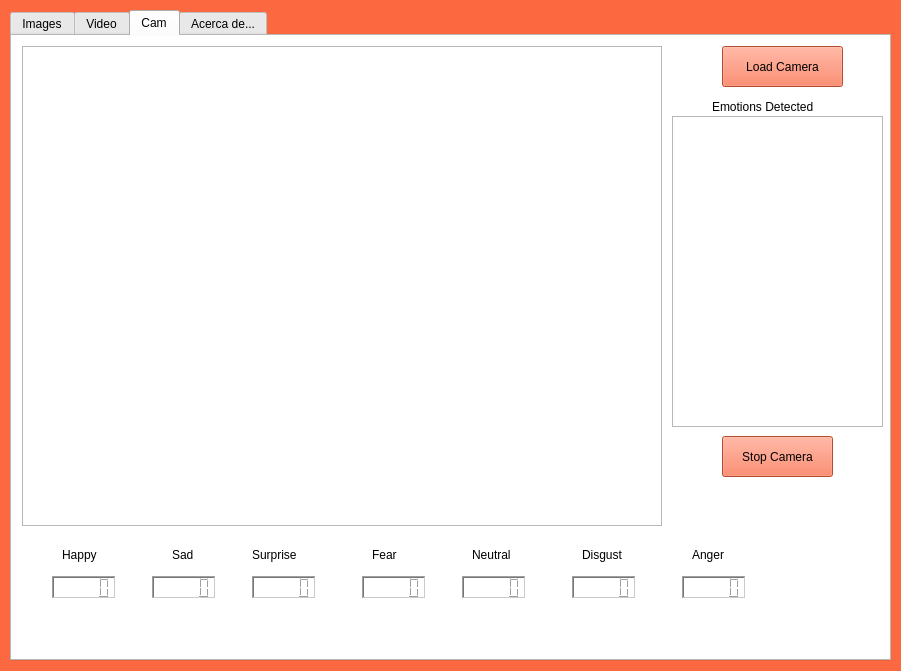
<?xml version="1.0" encoding="UTF-8"?>
<ui version="4.0">
 <class>mainWindow</class>
 <widget class="QWidget" name="mainWindow">
  <property name="geometry">
   <rect>
    <x>0</x>
    <y>0</y>
    <width>901</width>
    <height>671</height>
   </rect>
  </property>
  <property name="minimumSize">
   <size>
    <width>901</width>
    <height>671</height>
   </size>
  </property>
  <property name="maximumSize">
   <size>
    <width>901</width>
    <height>671</height>
   </size>
  </property>
  <property name="windowTitle">
   <string>Happy Or Not </string>
  </property>
  <property name="autoFillBackground">
   <bool>false</bool>
  </property>
  <property name="styleSheet">
   <string notr="true">#mainWindow{
	background-color : #FC6941
}

.QPushButton{
	background-color: #FC6941
}
.TtabWidget{
background-color: #FFFFFF
}</string>
  </property>
  <widget class="QTabWidget" name="tabWidget">
   <property name="geometry">
    <rect>
     <x>10</x>
     <y>10</y>
     <width>881</width>
     <height>651</height>
    </rect>
   </property>
   <property name="minimumSize">
    <size>
     <width>881</width>
     <height>651</height>
    </size>
   </property>
   <property name="maximumSize">
    <size>
     <width>881</width>
     <height>651</height>
    </size>
   </property>
   <property name="cursor">
    <cursorShape>ArrowCursor</cursorShape>
   </property>
   <property name="layoutDirection">
    <enum>Qt::LeftToRight</enum>
   </property>
   <property name="autoFillBackground">
    <bool>false</bool>
   </property>
   <property name="styleSheet">
    <string notr="true">#tabWidget{
background-color: #FFFFFF
}</string>
   </property>
   <property name="tabPosition">
    <enum>QTabWidget::North</enum>
   </property>
   <property name="tabShape">
    <enum>QTabWidget::Rounded</enum>
   </property>
   <property name="currentIndex">
    <number>2</number>
   </property>
   <property name="iconSize">
    <size>
     <width>20</width>
     <height>20</height>
    </size>
   </property>
   <property name="elideMode">
    <enum>Qt::ElideNone</enum>
   </property>
   <widget class="QWidget" name="images_tab">
    <property name="cursor">
     <cursorShape>ArrowCursor</cursorShape>
    </property>
    <property name="toolTip">
     <string extracomment="check your fotos"/>
    </property>
    <property name="layoutDirection">
     <enum>Qt::LeftToRight</enum>
    </property>
    <attribute name="title">
     <string>Images</string>
    </attribute>
    <widget class="QLabel" name="image_thread">
     <property name="geometry">
      <rect>
       <x>10</x>
       <y>10</y>
       <width>400</width>
       <height>400</height>
      </rect>
     </property>
     <property name="minimumSize">
      <size>
       <width>400</width>
       <height>400</height>
      </size>
     </property>
     <property name="maximumSize">
      <size>
       <width>400</width>
       <height>400</height>
      </size>
     </property>
     <property name="frameShape">
      <enum>QFrame::StyledPanel</enum>
     </property>
     <property name="text">
      <string/>
     </property>
    </widget>
    <widget class="QToolButton" name="toolButton_image">
     <property name="geometry">
      <rect>
       <x>625</x>
       <y>10</y>
       <width>31</width>
       <height>31</height>
      </rect>
     </property>
     <property name="text">
      <string>...</string>
     </property>
    </widget>
    <widget class="QTextEdit" name="emotions_image_reg">
     <property name="geometry">
      <rect>
       <x>430</x>
       <y>120</y>
       <width>211</width>
       <height>290</height>
      </rect>
     </property>
     <property name="minimumSize">
      <size>
       <width>211</width>
       <height>290</height>
      </size>
     </property>
     <property name="maximumSize">
      <size>
       <width>211</width>
       <height>290</height>
      </size>
     </property>
    </widget>
    <widget class="QPushButton" name="load_image_button">
     <property name="geometry">
      <rect>
       <x>480</x>
       <y>50</y>
       <width>101</width>
       <height>41</height>
      </rect>
     </property>
     <property name="text">
      <string>Play Video</string>
     </property>
    </widget>
    <widget class="QTextEdit" name="image_path">
     <property name="geometry">
      <rect>
       <x>420</x>
       <y>10</y>
       <width>201</width>
       <height>31</height>
      </rect>
     </property>
    </widget>
    <widget class="QLabel" name="labelimage">
     <property name="geometry">
      <rect>
       <x>430</x>
       <y>90</y>
       <width>151</width>
       <height>21</height>
      </rect>
     </property>
     <property name="text">
      <string>Emotions Detected</string>
     </property>
    </widget>
   </widget>
   <widget class="QWidget" name="video_tab">
    <attribute name="title">
     <string>Video</string>
    </attribute>
    <widget class="QLabel" name="video_thread">
     <property name="geometry">
      <rect>
       <x>10</x>
       <y>10</y>
       <width>400</width>
       <height>400</height>
      </rect>
     </property>
     <property name="minimumSize">
      <size>
       <width>400</width>
       <height>400</height>
      </size>
     </property>
     <property name="maximumSize">
      <size>
       <width>400</width>
       <height>400</height>
      </size>
     </property>
     <property name="frameShape">
      <enum>QFrame::StyledPanel</enum>
     </property>
     <property name="text">
      <string/>
     </property>
    </widget>
    <widget class="QPushButton" name="load_video_button">
     <property name="geometry">
      <rect>
       <x>480</x>
       <y>50</y>
       <width>101</width>
       <height>41</height>
      </rect>
     </property>
     <property name="text">
      <string>Play Video</string>
     </property>
    </widget>
    <widget class="QTextEdit" name="video_path">
     <property name="geometry">
      <rect>
       <x>420</x>
       <y>10</y>
       <width>201</width>
       <height>31</height>
      </rect>
     </property>
    </widget>
    <widget class="QTextEdit" name="emotions_video_reg_2">
     <property name="geometry">
      <rect>
       <x>430</x>
       <y>120</y>
       <width>211</width>
       <height>290</height>
      </rect>
     </property>
     <property name="minimumSize">
      <size>
       <width>211</width>
       <height>290</height>
      </size>
     </property>
     <property name="maximumSize">
      <size>
       <width>211</width>
       <height>290</height>
      </size>
     </property>
    </widget>
    <widget class="QLabel" name="labelcaamvideo">
     <property name="geometry">
      <rect>
       <x>430</x>
       <y>90</y>
       <width>151</width>
       <height>21</height>
      </rect>
     </property>
     <property name="text">
      <string>Emotions Detected</string>
     </property>
    </widget>
    <widget class="QToolButton" name="toolButton">
     <property name="geometry">
      <rect>
       <x>625</x>
       <y>10</y>
       <width>31</width>
       <height>31</height>
      </rect>
     </property>
     <property name="text">
      <string>...</string>
     </property>
    </widget>
   </widget>
   <widget class="QWidget" name="cam_tab">
    <attribute name="title">
     <string>Cam</string>
    </attribute>
    <widget class="QLabel" name="cam_thread">
     <property name="geometry">
      <rect>
       <x>10</x>
       <y>10</y>
       <width>640</width>
       <height>480</height>
      </rect>
     </property>
     <property name="minimumSize">
      <size>
       <width>640</width>
       <height>480</height>
      </size>
     </property>
     <property name="maximumSize">
      <size>
       <width>640</width>
       <height>480</height>
      </size>
     </property>
     <property name="frameShape">
      <enum>QFrame::StyledPanel</enum>
     </property>
     <property name="text">
      <string/>
     </property>
    </widget>
    <widget class="QPushButton" name="load_cam_button">
     <property name="geometry">
      <rect>
       <x>710</x>
       <y>10</y>
       <width>121</width>
       <height>41</height>
      </rect>
     </property>
     <property name="text">
      <string>Load Camera</string>
     </property>
    </widget>
    <widget class="QLabel" name="labelcaam1">
     <property name="geometry">
      <rect>
       <x>700</x>
       <y>60</y>
       <width>151</width>
       <height>21</height>
      </rect>
     </property>
     <property name="text">
      <string>Emotions Detected</string>
     </property>
    </widget>
    <widget class="QTextEdit" name="emotions_cam_reg">
     <property name="geometry">
      <rect>
       <x>660</x>
       <y>80</y>
       <width>211</width>
       <height>311</height>
      </rect>
     </property>
     <property name="minimumSize">
      <size>
       <width>211</width>
       <height>311</height>
      </size>
     </property>
     <property name="maximumSize">
      <size>
       <width>211</width>
       <height>311</height>
      </size>
     </property>
    </widget>
    <widget class="QPushButton" name="stop_cam_button">
     <property name="geometry">
      <rect>
       <x>710</x>
       <y>400</y>
       <width>111</width>
       <height>41</height>
      </rect>
     </property>
     <property name="text">
      <string>Stop Camera</string>
     </property>
    </widget>
    <widget class="QLCDNumber" name="counter_happy">
     <property name="geometry">
      <rect>
       <x>40</x>
       <y>540</y>
       <width>64</width>
       <height>23</height>
      </rect>
     </property>
     <property name="frameShape">
      <enum>QFrame::WinPanel</enum>
     </property>
     <property name="frameShadow">
      <enum>QFrame::Sunken</enum>
     </property>
    </widget>
    <widget class="QLCDNumber" name="counter_sad">
     <property name="geometry">
      <rect>
       <x>140</x>
       <y>540</y>
       <width>64</width>
       <height>23</height>
      </rect>
     </property>
     <property name="frameShape">
      <enum>QFrame::WinPanel</enum>
     </property>
     <property name="frameShadow">
      <enum>QFrame::Sunken</enum>
     </property>
    </widget>
    <widget class="QLCDNumber" name="counter_neutral">
     <property name="geometry">
      <rect>
       <x>450</x>
       <y>540</y>
       <width>64</width>
       <height>23</height>
      </rect>
     </property>
     <property name="frameShape">
      <enum>QFrame::WinPanel</enum>
     </property>
     <property name="frameShadow">
      <enum>QFrame::Sunken</enum>
     </property>
    </widget>
    <widget class="QLCDNumber" name="counter_disgust">
     <property name="geometry">
      <rect>
       <x>560</x>
       <y>540</y>
       <width>64</width>
       <height>23</height>
      </rect>
     </property>
     <property name="frameShape">
      <enum>QFrame::WinPanel</enum>
     </property>
     <property name="frameShadow">
      <enum>QFrame::Sunken</enum>
     </property>
    </widget>
    <widget class="QLCDNumber" name="counter_anger">
     <property name="geometry">
      <rect>
       <x>670</x>
       <y>540</y>
       <width>64</width>
       <height>23</height>
      </rect>
     </property>
     <property name="frameShape">
      <enum>QFrame::WinPanel</enum>
     </property>
     <property name="frameShadow">
      <enum>QFrame::Sunken</enum>
     </property>
    </widget>
    <widget class="QLCDNumber" name="counter_fear">
     <property name="geometry">
      <rect>
       <x>350</x>
       <y>540</y>
       <width>64</width>
       <height>23</height>
      </rect>
     </property>
     <property name="frameShape">
      <enum>QFrame::WinPanel</enum>
     </property>
     <property name="frameShadow">
      <enum>QFrame::Sunken</enum>
     </property>
    </widget>
    <widget class="QLCDNumber" name="counter_surp">
     <property name="geometry">
      <rect>
       <x>240</x>
       <y>540</y>
       <width>64</width>
       <height>23</height>
      </rect>
     </property>
     <property name="frameShape">
      <enum>QFrame::WinPanel</enum>
     </property>
     <property name="frameShadow">
      <enum>QFrame::Sunken</enum>
     </property>
    </widget>
    <widget class="QLabel" name="label">
     <property name="geometry">
      <rect>
       <x>50</x>
       <y>510</y>
       <width>51</width>
       <height>17</height>
      </rect>
     </property>
     <property name="text">
      <string>Happy</string>
     </property>
    </widget>
    <widget class="QLabel" name="label_2">
     <property name="geometry">
      <rect>
       <x>160</x>
       <y>510</y>
       <width>31</width>
       <height>17</height>
      </rect>
     </property>
     <property name="text">
      <string>Sad</string>
     </property>
    </widget>
    <widget class="QLabel" name="label_3">
     <property name="geometry">
      <rect>
       <x>240</x>
       <y>510</y>
       <width>61</width>
       <height>17</height>
      </rect>
     </property>
     <property name="text">
      <string>Surprise</string>
     </property>
    </widget>
    <widget class="QLabel" name="label_4">
     <property name="geometry">
      <rect>
       <x>360</x>
       <y>510</y>
       <width>41</width>
       <height>17</height>
      </rect>
     </property>
     <property name="text">
      <string>Fear</string>
     </property>
    </widget>
    <widget class="QLabel" name="label_5">
     <property name="geometry">
      <rect>
       <x>460</x>
       <y>510</y>
       <width>51</width>
       <height>17</height>
      </rect>
     </property>
     <property name="text">
      <string>Neutral</string>
     </property>
    </widget>
    <widget class="QLabel" name="label_6">
     <property name="geometry">
      <rect>
       <x>570</x>
       <y>510</y>
       <width>51</width>
       <height>17</height>
      </rect>
     </property>
     <property name="text">
      <string>Disgust</string>
     </property>
    </widget>
    <widget class="QLabel" name="label_7">
     <property name="geometry">
      <rect>
       <x>680</x>
       <y>510</y>
       <width>41</width>
       <height>17</height>
      </rect>
     </property>
     <property name="text">
      <string>Anger</string>
     </property>
    </widget>
   </widget>
   <widget class="QWidget" name="acerca_de">
    <attribute name="title">
     <string>Acerca de...</string>
    </attribute>
   </widget>
  </widget>
 </widget>
 <resources/>
 <connections/>
</ui>
